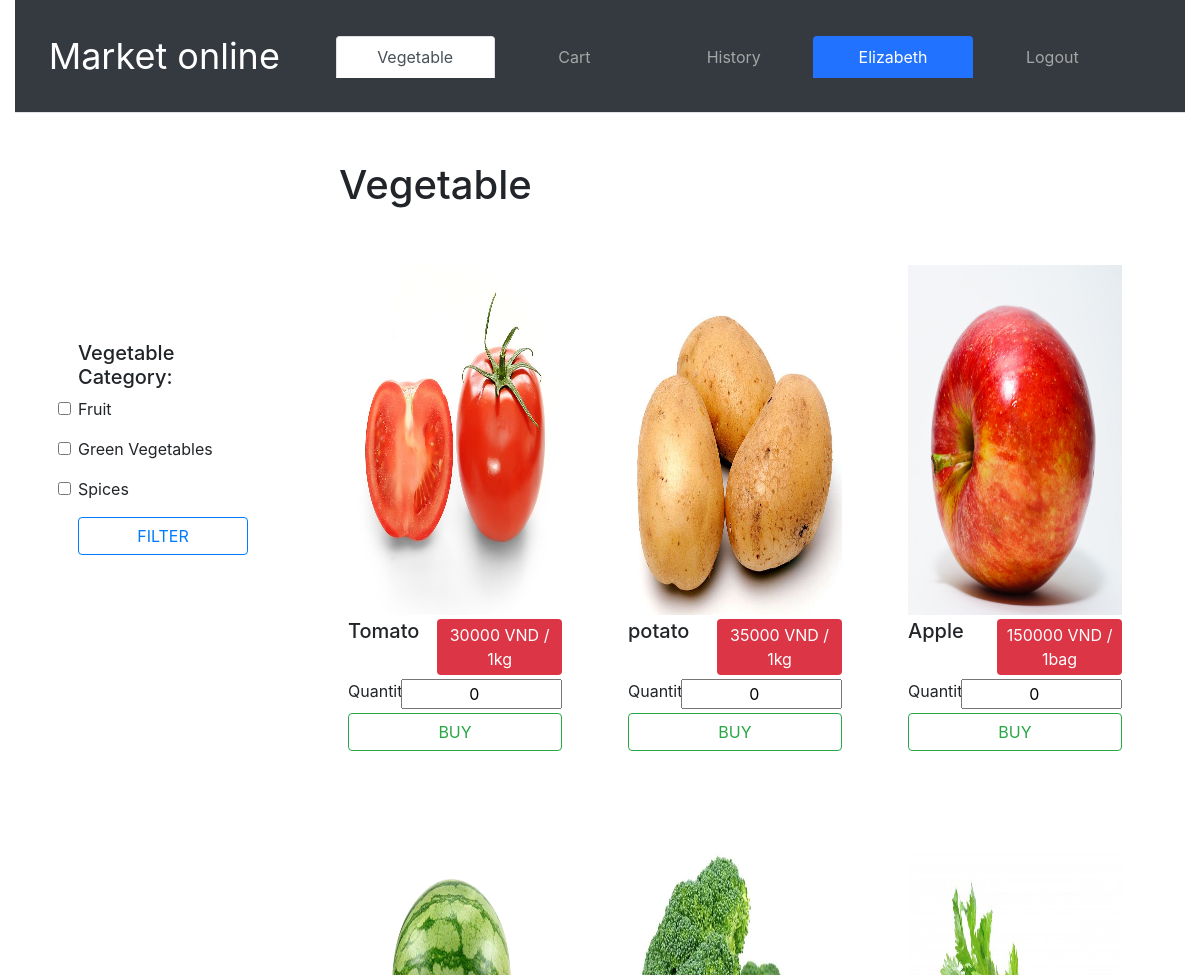
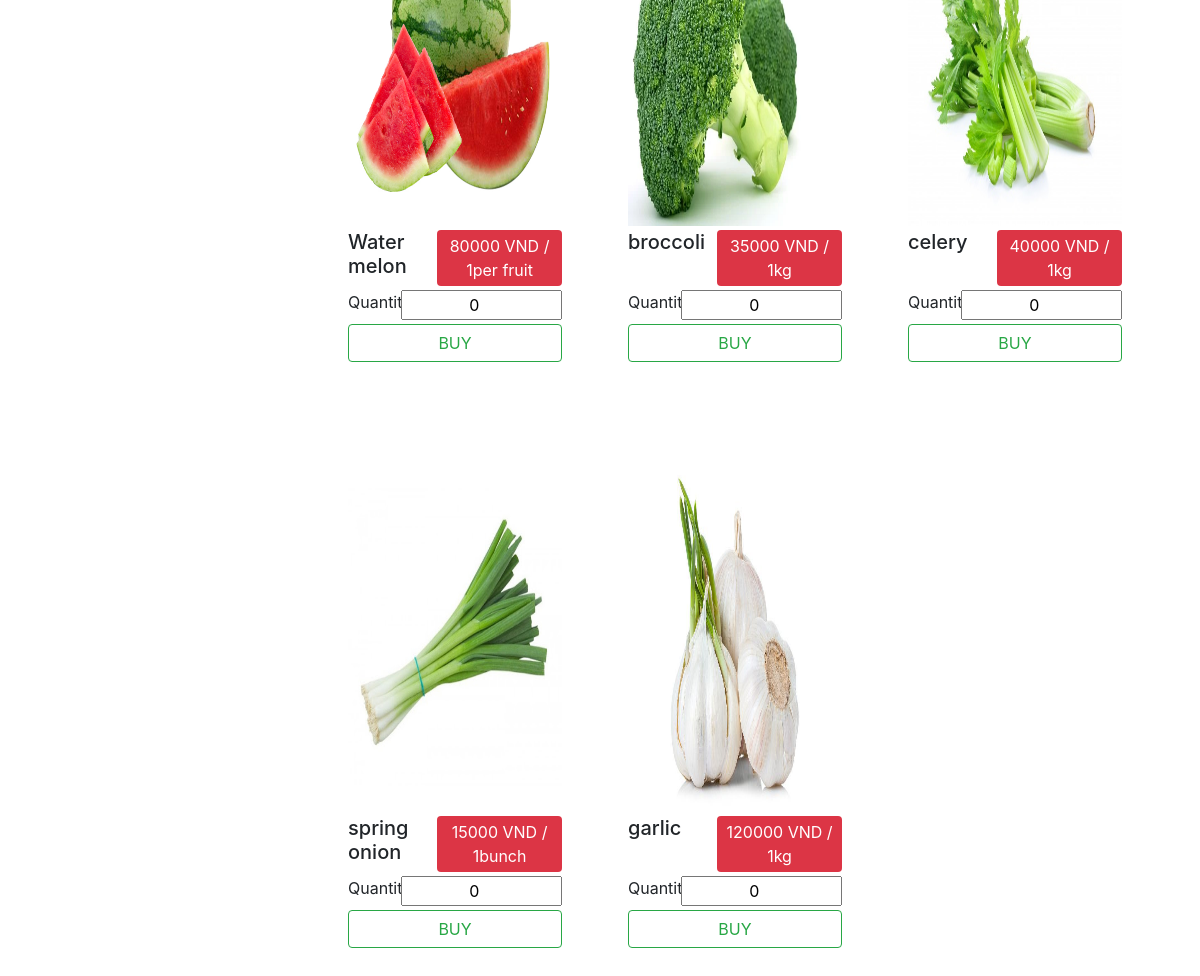
/vegetable/index.php (signed in), run on the app's committed database (2 pictures, top to bottom).
### tables this page shows
CREATE TABLE `category` (
  `CategoryID` int(10) NOT NULL,
  `Name` varchar(30) NOT NULL,
  `Description` varchar(50) DEFAULT NULL
);

CREATE TABLE `vegetable` (
  `VegetableID` int(10) NOT NULL,
  `CategoryID` int(10) NOT NULL,
  `VegetableName` varchar(30) NOT NULL,
  `Unit` varchar(20) NOT NULL,
  `Amount` int(10) NOT NULL,
  `Image` varchar(50) NOT NULL,
  `Price` float NOT NULL
);

### session.php (called while the page is built, shortened)
<?php
    Class Session{
        public static function get($key){
            if (isset($_SESSION[$key])) {
                return $_SESSION[$key];
            }
            else {
                return false;
            }
        }
    }
?>

### connection.php (called while the page is built, shortened)
<?php
	Class Connection{
		public $link;
		private function dbConnect(){
			$this->link = new mysqli("localhost", "root", "", "market");
			return $this->link;
		}
		public function select($query){
			$select = $this->link->query($query) or die($this->link->error.__LINE__);
			if($select->num_rows > 0)
				return $select;
			else
				return false;
		}
	}
?>

### class/category.php (called while the page is built, shortened)
<?php
	Class Category{
		public $db;
		public function __construct(){
			$this->db = new Connection();
		}
		public function getAll(){
			$query = "SELECT * FROM category";
			$result = $this->db->select($query);
			if($result != false)
				return $result;
			else
				return false;
		}
	}
?>

### class/vegetable.php (called while the page is built, shortened)
<?php
	Class Vegetable{
		public $db;
		public function __construct(){
			$this->db = new Connection();
		}
		public function getAll(){
			$query = "SELECT * FROM vegetable";
			$result = $this->db->select($query);
			if($result != false)
				return $result;
			else
				return false;
		}
	}
?>

### vegetable/index.php (the view, shortened to what this page needs)
<?php
	include "../class/vegetable.php";
	include "../class/category.php";
	include "../class/customer.php";
	include "../connection.php";
	include "../session.php";
	$veg = new Vegetable();
?>
<!DOCTYPE html>
<html lang="en">
<head>
	<link rel="stylesheet" type="text/css" href="../css/bootstrap.css">
</head>
<body>
	<div id="wrap" class="container-fluid">
		<div id="header">
			<?php include "menu.php"; ?>
		</div>
		<div id="main" class="row pt-5">
			<div class="col-lg-3 col-xl-3 ">
				<div class="col-sm-2 col-md-2 col-lg-2 col-xl-2 Category float-left">
					<div class="row col-sm-12 col-md-12 col-lg-12 col-xl-12">
						<h5 class="">Vegetable Category:</h5>
					</div>
					<div class="row">
						<form action="" method="get" class="col-sm-12 col-md-12 col-lg-12 col-xl-12">
							<?php
								$cate = new Category();
								$cateItems = $cate->getAll();
								$cateArray = array();
								while($cateValues = mysqli_fetch_array($cateItems)){
									$cateName = $cateValues['Name'];
									$cateID = $cateValues['CategoryID'];
									array_push($cateArray, $cateID);
									echo 	"<div class='form-group'>";
									echo		"<input class='form-check-input float-right' type='checkbox' name='$cateID' value='$cateID'>";
									echo 		"<label class='form-check-label' for='$cateName'>$cateName</label>";
									echo 	"</div>";
								}
							?>
							<button id='filter-button' name='filter' type='submit' class='btn btn-outline-primary btn-block'>FILTER</button>
						</form>
					</div>
				</div>
			</div>
			<div id="content" class="col-lg-9 col-xl-9">
				<div class="row col-sm-12 col-md-12 col-lg-12 col-xl-12">
					<h1 class="ml-4">Vegetable</h1>
				</div>
				<div id="list" class="row col-sm-12 col-md-12 col-lg-12 col-xl-12">
					<?php
					$vegItems = $veg->getAll();
						$cateids = array();
						if($_SERVER['REQUEST_METHOD'] === 'GET' && isset($_GET['filter'])){
							for ($i=0; $i < sizeof($cateArray); $i++) {
								if(isset($_GET[$cateArray[$i]]))
								array_push($cateids, $_GET[$cateArray[$i]]);
							}
							if(count($cateids)>0){
								$filterVegItems = $veg->getListByCateIDs($cateids);
								for ($i=0; $i <sizeof($filterVegItems) ; $i++){
									while($filterVegValues = mysqli_fetch_array($filterVegItems[$i])){
										$img = $filterVegValues['Image'];
										$name = $filterVegValues['VegetableName'];
										$price = $filterVegValues['Price'];
										$vegID = $filterVegValues['VegetableID'];
										$vegAmount = $filterVegValues['Amount'];
										$vegUnit = $filterVegValues['Unit'];
										$vegSelectedValues = 0;
										if(isset($_SESSION['cart'])){
											foreach ($_SESSION['cart'] as $ID => $quantity) {
												if($ID == $vegID)
													$vegSelectedValues = $quantity;
											}
										}
										echo 	"<div class='col-lg-4 col-xl-4 p-5'>";
										echo 		"<div class='row mb-1'>";
										echo 			"<img class='img-fluid img-height' src=".$img.">";
										echo		"</div>";
										echo		"<div class='row mb-1'>";
										echo			"<h5 class='col-lg-5 col-xl-5 veg-name'>$name</h5>";
										echo			"<span class='p-1 d-block text-white bg-danger rounded col-lg-7 col-xl-7 veg-price'>";
										echo 				$price." VND / 1".$vegUnit;
										echo			"</span>";
										echo		"</div>";
										echo 		"<form action='../cart/index.php?action=add&ID=$vegID' class='mb-1' method='post'>";
										echo 			"<div class='row'>";
										echo 				"<label for='$vegID' class='quantity col-lg-3 col-xl-3'>Quantity: </label>";
										echo 				"<input class='mb-1 col-lg-9 col-xl-9' type='number' min='0' max='$vegAmount' name='quan[$vegID]' class='col-lg-6 col-xl-6' value='$vegSelectedValues'>";
										echo				"<button name='buy' type='submit' class='buy-button btn btn-outline-success btn-block' value='$vegID'>BUY</button>";
										echo 			"</div>";
										echo		"</form>";
										echo 	"</div>";
									}
								}
							}
							else{
								goto filter0;
							}
						}
						else{
							while($vegValues = mysqli_fetch_array($vegItems)){
								$img = $vegValues['Image'];
								$name = $vegValues['VegetableName'];
								$price = $vegValues['Price'];
								$vegID = $vegValues['VegetableID'];
								$vegAmount = $vegValues['Amount'];
								$vegUnit = $vegValues['Unit'];
								$vegSelectedValues = 0;
								echo 	"<div class='col-lg-4 col-xl-4 p-5'>";
								echo 		"<div class='row mb-1'>";
								echo 			"<img class='img-fluid img-height' src=".$img.">";
								echo		"</div>";
								echo		"<div class='row mb-1'>";
								echo			"<span class='col-lg-5 col-xl-5 veg-name'><h5>$name</h5></span>";
								echo			"<span class='p-1 d-block text-white bg-danger rounded col-lg-7 col-xl-7 veg-price'>";
								echo 				$price." VND / 1".$vegUnit;
								echo			"</span>";
								echo		"</div>";
								echo 		"<form action='../cart/index.php?action=add&ID=$vegID' class='mb-1' method='post'>";
								echo 			"<div class='row'>";
								echo 				"<label for='$vegID' class='quantity col-lg-3 col-xl-3'>Quantity: </label>";
								echo 				"<input class='mb-1 col-lg-9 col-xl-9' type='number' min='0' max='$vegAmount' name='quan[$vegID]' class='col-lg-6 col-xl-6' value='$vegSelectedValues'>";
								echo				"<button name='buy' type='submit' class='buy-button btn btn-outline-success btn-block' value='$vegID'>BUY</button>";
								echo 			"</div>";
								echo		"</form>";
								echo 	"</div>";
							}
						}
					?>
				</div>
			</div>
		</div>
	</div>
</body>
</html>

### vegetable/menu.php (shortened to what this page needs)
<nav class="nav nav-tabs navbar-dark bg-dark navbar-expand-md">
	<div class="row container-fluid p-4">
		<a id="logo" class="navbar-brand col-9 col-sm-9 col-md-3 col-lg-4 col-xl-3" href="../index.php">Market online<a>
		<div id="menu" class="collapse navbar-collapse col-lg-7 col-xl-9">
			 <ul class="nav nav-justified ml-auto col-3 col-sm-3 col-md-9 col-lg-12 col-xl-12">
				<li class="nav-item "><a class="nav-link menu-item item-name active" href="#">Vegetable</a></li>
				<li class="nav-item"><a class="nav-link menu-item item-name" href="../cart/index.php">Cart</a></li>
				<?php
					if(isset($_SESSION['login']) && $_SESSION['login'] == true){
						$userName = Session::get('userName');
						if($userName != false){
							echo 	"<li class='nav-item'><a class='nav-link menu-item item-name' href='../cart/history.php'>History</a></li>";
							echo 	"<li class='nav-item'><a class='user-name nav-link menu-item ite' href='#'>$userName</a></li>";
							echo 	"<li class='nav-item'><a class='nav-link menu-item item-name' href='../customer/logout.php?action=logout'>Logout</a></li>";
						}
					}
					else{
						echo 	"<li class='nav-item'><a class='nav-link menu-item item-name active' href='../cart/history.php' >History</a></li>";
						echo 	"<li class='nav-item'><a class='nav-link menu-item item-name' href='../customer/login.php'>Login</a></li>";
					}
				?>
			</ul>
		</div>
	</div>
</nav>

### vegetable/menu.php (style rules this page uses)
#logo, #menu { float: left; }
.menu-item { color: rgb(108 117 125); }
.navbar-brand { color: white; font-size: 36px; text-align: center; }
.user-name { background-color: #2172ff; color: white; }
.item-name { color: #a6a6a6; }

### vegetable/index.php (style rules this page uses)
#wrap, #content { float: left; }
.img-height { height: 350px; }
#filter-button, .buy-button { transition: 0.8s; }
input { text-align: center; }
.Category { margin-top: 15%; margin-left: 4%; position: fixed; }
.quantity { text-align: left; padding: 0; }
.veg-name { text-align: left; padding: 0; }
.veg-price { text-align: center; }

### data on the page
category: Name "Fruit"
category: Name "Green Vegetables"
category: Name "Spices"
vegetable: Image (picture), VegetableName "Tomato", Price "30000", Unit "kg", value "0", $vegID 1 (drawn)
vegetable: Image (picture), VegetableName "potato", Price "35000", Unit "kg", value "0", $vegID 2 (drawn)
vegetable: Image (picture), VegetableName "Apple", Price "150000", Unit "bag", value "0", $vegID 3 (drawn)
vegetable: Image (picture), VegetableName "Water melon", Price "80000", Unit "per fruit", value "0", $vegID 4 (drawn)
vegetable: Image (picture), VegetableName "broccoli", Price "35000", Unit "kg", value "0", $vegID 5 (drawn)
vegetable: Image (picture), VegetableName "celery", Price "40000", Unit "kg", value "0", $vegID 6 (drawn)
vegetable: Image (picture), VegetableName "spring onion", Price "15000", Unit "bunch", value "0", $vegID 7 (drawn)
vegetable: Image (picture), VegetableName "garlic", Price "120000", Unit "kg", value "0", $vegID 8 (drawn)

### other printed values
$userName "Elizabeth"
